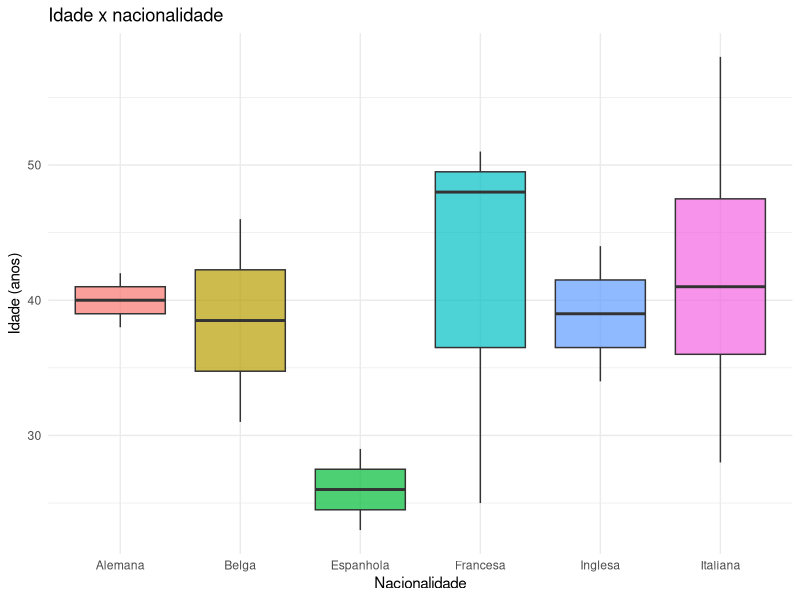
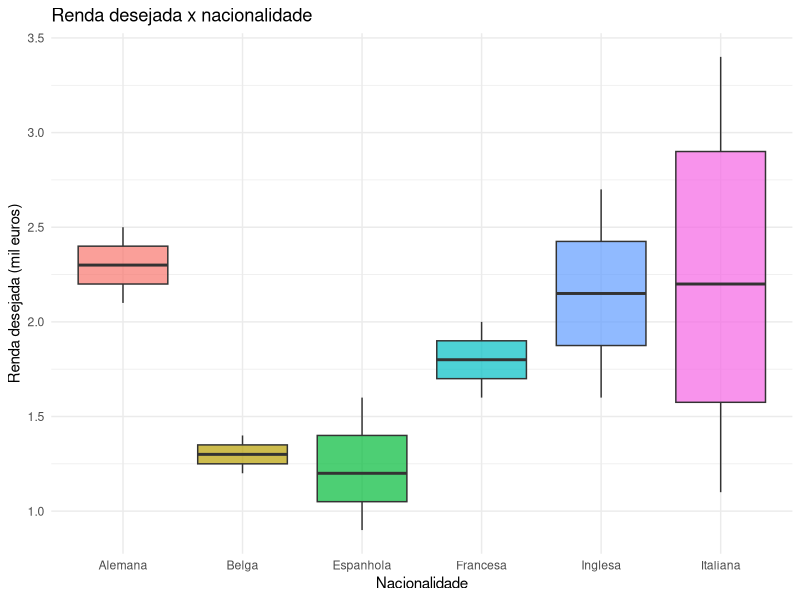

Recreate these plots in R, in order.
# Pacotes para plot de gráficos e armazenamento de dados
library(ggplot2)
library(dplyr)

# data frame das questões anteriores reutilizado
dados <- data.frame(
  Idade = c(28, 34, 46, 26, 37, 29, 51, 31, 39, 43, 58, 44, 25, 23, 52, 42, 48, 33, 38, 46),
  Nacionalidade = c("Italiana", "Inglesa", "Belga", "Espanhola", "Italiana", "Espanhola", 
                    "Francesa", "Belga", "Italiana", "Italiana", "Italiana", "Inglesa", 
                    "Francesa", "Espanhola", "Italiana", "Alemana", "Francesa", "Italiana",
                    "Alemana", "Italiana"),
  Renda = c(2.3, 1.6, 1.2, 0.9, 2.1, 1.6, 1.8, 1.4, 1.2, 2.8, 3.4, 2.7, 1.6, 1.2, 1.1, 2.5, 2.0, 1.7, 2.1, 3.2),
  Experiencia = c(2, 8, 21, 1, 15, 3, 28, 5, 13, 20, 32, 23, 1, 0, 29, 18, 19, 7, 12, 23)
)

#plot dos dados por nacionalidade
ggplot(dados, aes(x = Nacionalidade, y = Idade, fill = Nacionalidade)) +
  geom_boxplot(alpha = 0.7, outlier.color = "red", outlier.shape = 8) +
  theme_minimal() +
  labs(title = "Idade x nacionalidade",
       x = "Nacionalidade", y = "Idade (anos)") +
  theme(legend.position = "none")

#plot da renda por nacionalidade
ggplot(dados, aes(x = Nacionalidade, y = Renda, fill = Nacionalidade)) +
  geom_boxplot(alpha = 0.7, outlier.color = "red", outlier.shape = 8) +
  theme_minimal() +
  labs(title = "Renda desejada x nacionalidade",
       x = "Nacionalidade", y = "Renda desejada (mil euros)") +
  theme(legend.position = "none")
